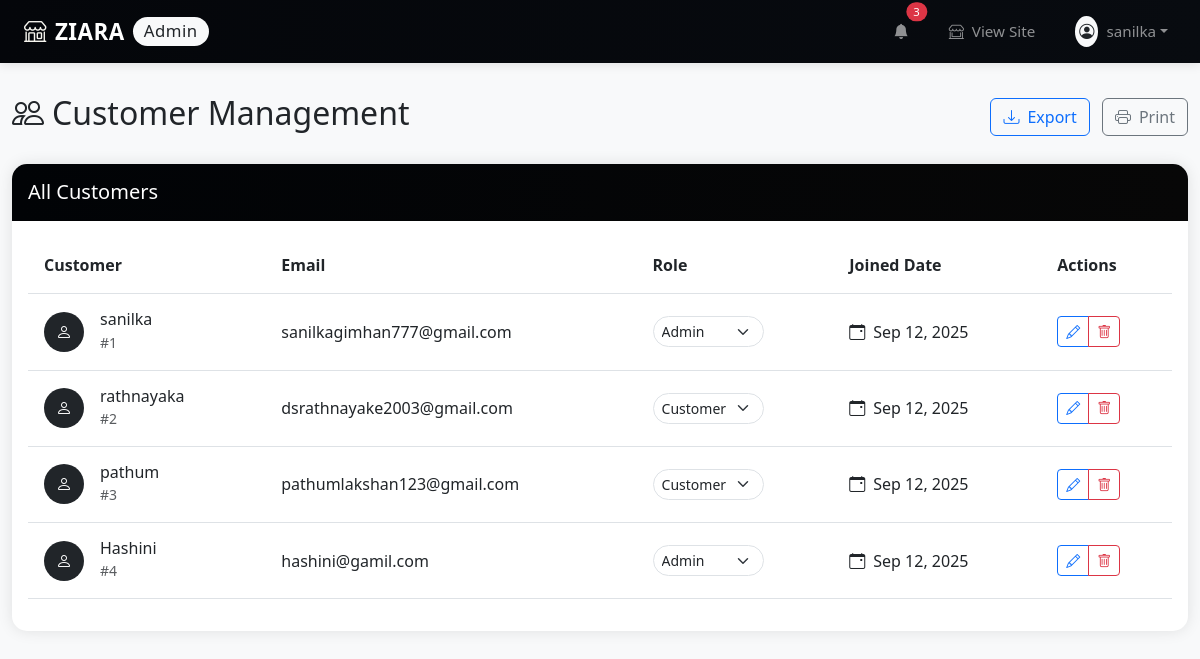
/customers.php (signed in), run on the app's committed database.
### tables this page shows
CREATE TABLE `users` (
  `id` int(11) NOT NULL,
  `username` varchar(255) NOT NULL,
  `email` varchar(255) NOT NULL,
  `password` varchar(255) NOT NULL,
  `role` enum('admin','customer') DEFAULT 'customer',
  `created_at` timestamp NOT NULL DEFAULT current_timestamp()
);

### customers.php (the view, shortened to what this page needs)
<?php
require_once "../includes/config.php";
$users = [];
$sql = "SELECT id, username, email, role, created_at FROM users";
$result = $conn->query($sql);
if ($result->num_rows > 0) {
    while($row = $result->fetch_assoc()) {
        $users[] = $row;
    }
}
?>
<!DOCTYPE html>
<html lang="en">
<head>
    <link href="https://cdn.jsdelivr.net/npm/bootstrap@5.3.0/dist/css/bootstrap.min.css" rel="stylesheet">
    <link rel="stylesheet" href="https://cdn.jsdelivr.net/npm/bootstrap-icons@1.7.2/font/bootstrap-icons.css">
</head>
<body>
    <?php include "../includes/admin-navbar.php"; ?>
    <div class="container-fluid py-4">
        <div class="row mb-4">
            <div class="col-12">
                <div class="d-flex justify-content-between align-items-center">
                    <h2><i class="bi bi-people me-2"></i>Customer Management</h2>
                    <div>
                        <button class="btn btn-outline-primary me-2">
                            <i class="bi bi-download me-2"></i>Export
                        </button>
                        <button class="btn btn-outline-secondary">
                            <i class="bi bi-printer me-2"></i>Print
                        </button>
                    </div>
                </div>
            </div>
        </div>
        <div class="card">
            <div class="card-header py-3">
                <h5 class="mb-0">All Customers</h5>
            </div>
            <div class="card-body">
                <?php if (!empty($users)): ?>
                    <div class="table-responsive">
                        <table class="table table-hover align-middle">
                            <thead>
                                <tr>
                                    <th>Customer</th>
                                    <th>Email</th>
                                    <th>Role</th>
                                    <th>Joined Date</th>
                                    <th>Actions</th>
                                </tr>
                            </thead>
                            <tbody>
                                <?php foreach ($users as $user): ?>
                                    <tr>
                                        <td>
                                            <div class="d-flex align-items-center">
                                                <div class="customer-avatar bg-dark text-white me-3">
                                                    <i class="bi bi-person"></i>
                                                </div>
                                                <div>
                                                    <h6 class="mb-0"><?php echo htmlspecialchars($user["username"]); ?></h6>
                                                    <small class="text-muted">#<?php echo $user["id"]; ?></small>
                                                </div>
                                            </div>
                                        </td>
                                        <td><?php echo htmlspecialchars($user["email"]); ?></td>
                                        <td>
                                            <form action="<?php echo htmlspecialchars($_SERVER["PHP_SELF"]); ?>" method="post" class="d-inline">
                                                <select name="new_role" class="form-select form-select-sm w-auto"
                                                        onchange="this.form.submit()"
                                                        style="border-radius: 20px;">
                                                    <option value="customer" <?php echo ($user["role"] == "customer") ? "selected" : ""; ?>>Customer</option>
                                                    <option value="admin" <?php echo ($user["role"] == "admin") ? "selected" : ""; ?>>Admin</option>
                                                </select>
                                            </form>
                                        </td>
                                        <td>
                                            <div class="d-flex align-items-center">
                                                <i class="bi bi-calendar-event me-2"></i>
                                                <?php echo date('M d, Y', strtotime($user["created_at"])); ?>
                                            </div>
                                        </td>
                                        <td>
                                            <div class="btn-group">
                                                <button type="button"
                                                        class="btn btn-sm btn-outline-primary"
                                                        onclick="editUser(<?php echo $user['id']; ?>, '<?php echo htmlspecialchars($user['username'], ENT_QUOTES); ?>', '<?php echo htmlspecialchars($user['email'], ENT_QUOTES); ?>')">
                                                    <i class="bi bi-pencil"></i>
                                                </button>
                                                <a href="customers.php?delete_id=<?php echo $user["id"]; ?>"
                                                   class="btn btn-sm btn-outline-danger"
                                                   onclick="return confirm('Are you sure you want to delete this user?');">
                                                    <i class="bi bi-trash"></i>
                                                </a>
                                            </div>
                                        </td>
                                    </tr>
                                <?php endforeach; ?>
                            </tbody>
                        </table>
                    </div>
                <?php endif; ?>
            </div>
        </div>
    </div>
</body>
</html>

### includes/admin-navbar.php (shortened to what this page needs)
<nav class="navbar navbar-expand-lg navbar-dark fixed-top" style="background: linear-gradient(to right, #04060aff, #080b10ff);">
    <div class="container-fluid px-4">
        <a class="navbar-brand d-flex align-items-center" href="index.php">
            <i class="bi bi-shop me-2" style="color: #f6f5efff;"></i>
            <span class="fw-bold">ZIARA</span>
            <span class="ms-2 badge bg-light text-dark rounded-pill">Admin</span>
        </a>
        <div class="collapse navbar-collapse" id="adminNavbar">
            <ul class="navbar-nav ms-auto align-items-center">
                <li class="nav-item me-3">
                    <a class="nav-link position-relative" href="#" data-bs-toggle="tooltip" title="Notifications">
                        <i class="bi bi-bell-fill"></i>
                        <span class="position-absolute top-0 start-100 translate-middle badge rounded-pill bg-danger">
                            3
                        </span>
                    </a>
                </li>
                <li class="nav-item me-3">
                    <a class="nav-link btn btn-outline-light btn-sm rounded-pill px-3" href="../index.php">
                        <i class="bi bi-shop-window me-1"></i> View Site
                    </a>
                </li>
                <li class="nav-item dropdown">
                    <a class="nav-link dropdown-toggle d-flex align-items-center" href="#" id="navbarDropdown"
                       role="button" data-bs-toggle="dropdown">
                        <div class="rounded-circle bg-light p-1 me-2">
                            <i class="bi bi-person-circle text-dark"></i>
                        </div>
                        <span><?php echo htmlspecialchars($_SESSION['username'] ?? 'Admin'); ?></span>
                    </a>
                </li>
            </ul>
        </div>
    </div>
</nav>

### customers.php (style rules this page uses)
body { background-color: #f8f9fa; }
.card { border: none; border-radius: 15px; box-shadow: 0 0 15px rgba(0,0,0,0.1); }
.card-header { background: linear-gradient(to right, #010306ff, #070707ff); color: white; border-radius: 15px 15px 0 0 !important; }
.table > :not(caption) > * > * { padding: 1rem 1rem; }
.customer-avatar { width: 40px; height: 40px; border-radius: 50%; background: #e9ecef; display: flex; align-items: center; justify-content: center; }

### includes/admin-navbar.php (style rules this page uses)
.navbar { box-shadow: 0 2px 10px rgba(0,0,0,0.1); }
.navbar-brand { font-size: 1.4rem; letter-spacing: 0.5px; }
.nav-link { font-size: 0.95rem; transition: all 0.3s ease; }
.badge { font-weight: 500; }

### data on the page
users: username "sanilka", id "1", email "sanilkagimhan777@gmail.com", new_role "Admin", created_at "Sep 12, 2025"
users: username "rathnayaka", id "2", email "dsrathnayake2003@gmail.com", new_role "Customer", created_at "Sep 12, 2025"
users: username "pathum", id "3", email "pathumlakshan123@gmail.com", new_role "Customer", created_at "Sep 12, 2025"
users: username "Hashini", id "4", email "hashini@gamil.com", new_role "Admin", created_at "Sep 12, 2025"

### other printed values
$_SESSION['username'] "sanilka"
